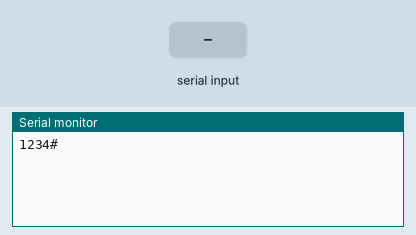
Recording of a sketch running on a simulated Arduino Uno, built with avr-gcc and run on an emulated ATmega328P. Shown: the last lines printed to the serial monitor. Inputs (shaded band) come from the test bench.

Above: at 1.2 s.
1.3 s: "AUTH#" received over Serial
At 4.1 s:
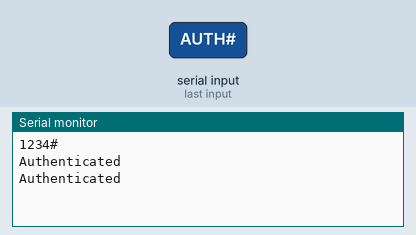
4.3 s: "WRITEPROMPT#" received over Serial
At 5.8 s:
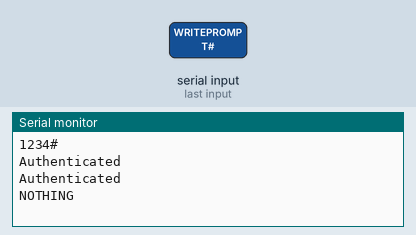

The sketch:

Rfid_progrs.ino
```cpp
//Serial Peripheral RFID setup
#include <SPI.h>
#include <MFRC522.h>
#define SS_PIN 10
#define RST_PIN 5
MFRC522 mfrc522(SS_PIN, RST_PIN);
MFRC522::MIFARE_Key key;
//Fields
boolean authenticated = false;
boolean dataretrieve = true;
boolean klantID = true;
boolean RekeningNR = true;
boolean pasID = true;
boolean writefase = false;
byte data[16];
void setup() {
  Serial.begin(9600);
  SPI.begin();
  mfrc522.PCD_Init();
  for (byte i = 0; i < 6; i++)
  {
    key.keyByte[i] = 0xFF;
  }
}

void loop()
{
  while (!authenticated)
  {
    Serial.println("1234#");
    delay(2000);
    if (Serial.readStringUntil('#') == "AUTH")
    {
      authenticated = true;
    }
  }
  delay(200);
  Serial.println("Authenticated");
  if (Serial.readStringUntil('#') == "WRITEPROMPT")
  {
    while (true)
    {
      while (dataretrieve)
      {
        String content = Serial.readStringUntil('#');
        if (content.endsWith("PS"))
        {
          while (pasID)
          {
            content = content.substring(0, 6);
            content.getBytes(data, 16);
            //writeBlock(62, data, pasID);
            Serial.println("WRITINGPASNR");
            pasID = false;
            writefase = true;
            dataretrieve = false;
          }
        }
        if (content.endsWith("RK"))
        {
          while (RekeningNR)
          {
            Serial.println("WRITINGRKN");
            RekeningNR = false;
          }
        }
        else
        {
          Serial.println("NOTHING");
        }
      }
      while (writefase)
      {
        mfrc522.PCD_Init();
        if (mfrc522.PICC_IsNewCardPresent() && mfrc522.PICC_ReadCardSerial())
        {
          Serial.println("YESSSS");
        }
      }
    }
  }
}


/*
  while (true)
  {
  String content = Serial.readStringUntil('#');
  if (content.endsWith("PS"))
  {
    while (pasID)
    {
      while (true)
      {
        content = content.substring(0, 6);
        content.getBytes(data, 16);
        writeBlock(62, data, pasID);
        break;
      }
      Serial.println("WRITINGPASNR");
      pasID = false;
    }
  }
  if (content.endsWith("RK"))
  {
    while (RekeningNR)
    {
      Serial.println("WRITINGRKN");
      RekeningNR = false;
    }
  }
  }
  }
  }
  }
*/
```

functions.ino
```cpp
void writeBlock(int blockNumber, byte arrayAddress[], boolean b)
{
  int largestModulo4Number=blockNumber/4*4;
  int trailerBlock=largestModulo4Number+3;
  mfrc522.PCD_Authenticate(MFRC522::PICC_CMD_MF_AUTH_KEY_A, trailerBlock, &key, &(mfrc522.uid));
  mfrc522.MIFARE_Write(blockNumber, arrayAddress, 16);
  //mfrc522.MIFARE_Write(9, value1Block, 16);
  b = false;
}
```

Measured:
- after the input at 1.3 s, the serial monitor: prints a new line after 0.96 s (image 1)
- after the input at 4.3 s, the serial monitor: prints a new line after 1.0 s (image 2)
